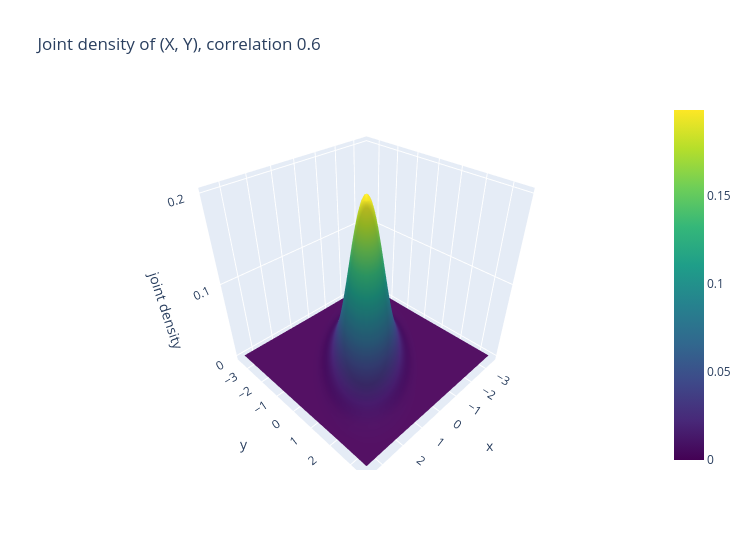

The notebook cell saved with this chart:
### Markdown cell above
### 8.3 Interactive Plotly version of 8.1

### Code cell
fig = go.Figure(go.Surface(x=grid, y=grid, z=density, colorscale="Viridis"))
fig.update_layout(title="Joint density of (X, Y), correlation 0.6", width=750, height=550,
                  scene=dict(xaxis_title="x", yaxis_title="y", zaxis_title="joint density"))
fig.show()
